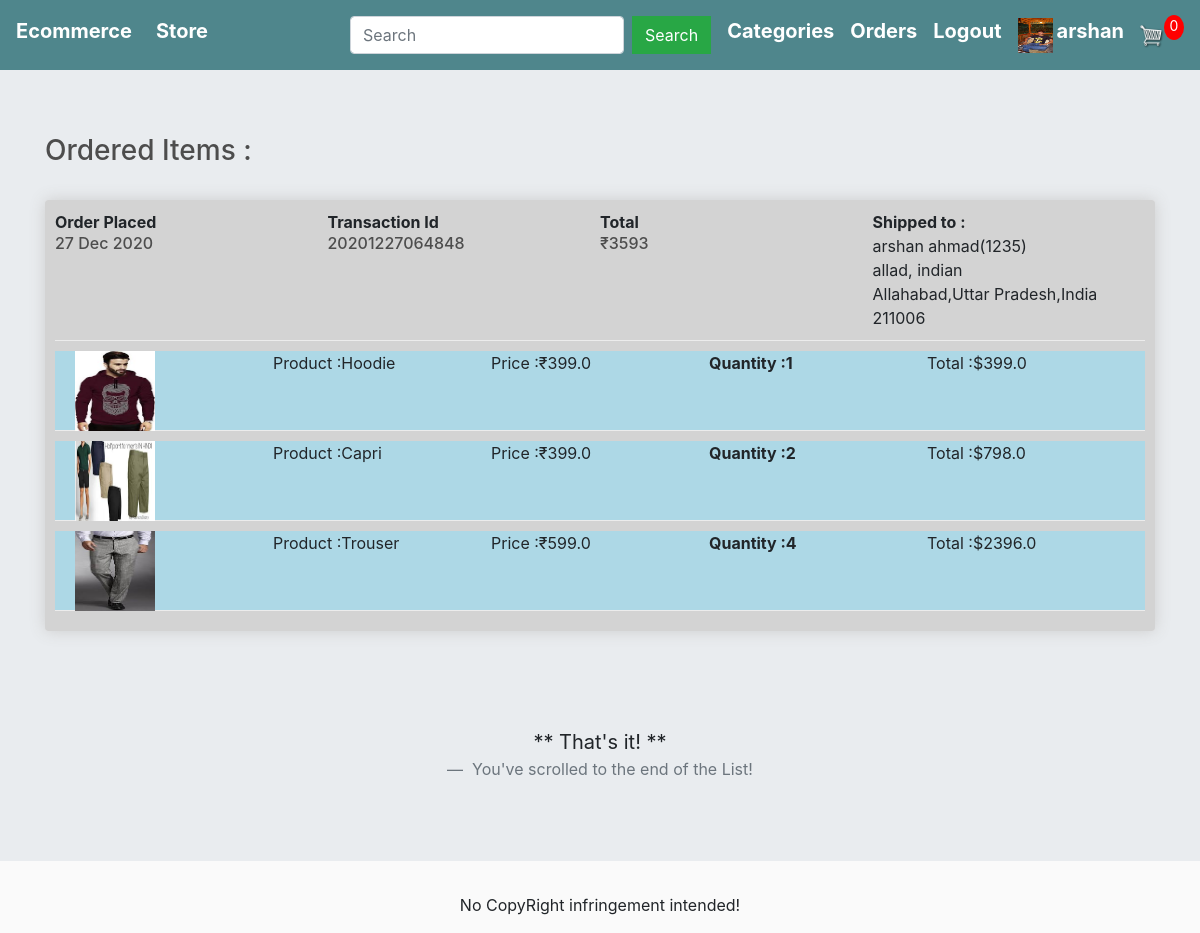
The page /order_details/ (signed in) on the database its author committed.
### accounts/models.py (models this page shows, shortened)
class Profile(models.Model):
    user = models.OneToOneField(User,on_delete=models.CASCADE)
    dob = models.DateField(null=True,blank=True)
    photo = models.ImageField(null=True,blank=True)

### store/models.py (models this page shows, shortened)
class FullOrder(models.Model):
    user = models.ForeignKey(User,on_delete=models.CASCADE,null=True)
    recepient_fullname = models.CharField(max_length=100, null=True, blank=False)
    phone_no = models.IntegerField(null=True, blank=False)
    address_line1 = models.CharField(max_length=200, null=True, blank=False)
    address_line2 = models.CharField(max_length=100, null=True, blank=True)
    city = models.CharField(max_length=200, null=True,blank=False)
    state = models.CharField(max_length=200, null=True,blank=False)
    country = models.CharField(max_length=100, null=True, blank=False)
    zipcode = models.CharField(max_length=200, null=True,blank=False)
    amount = models.IntegerField(null=True,blank=True)
    transaction_id = models.CharField(max_length=100,null=True,blank=False)
    date_ordered = models.DateTimeField(auto_now_add=True,null=True,blank=True)

class Purchased_item(models.Model):
    user = models.ForeignKey(User,on_delete=models.CASCADE,null=True)
    order = models.ForeignKey(FullOrder,on_delete=models.CASCADE,null=True)
    quantity = models.IntegerField(default=0, blank=True, null=True)
    name = models.CharField(max_length=100, blank=False, name=False)
    price = models.FloatField(blank=False, null=True)
    image = models.ImageField(null=True, blank=True)
    description = models.TextField(null=True, blank=True)
    @property
    def get_imageURL(self):
        try:
            url = self.image.url
        except:
            url = ''
        return url
    @property
    def get_total(self):
        total = self.price * self.quantity
        return total

### store/views.py (the view)
# urls.py: path('order_details/',views.order_details,name='order_details'),
def order_details(request):
    if not request.user.is_authenticated:
        return HttpResponseRedirect(reverse('user_login'))
    total_item_cart = 0
    if request.user.is_authenticated:
        items = OrderItem.objects.filter(user=request.user)
        for item in items:
            total_item_cart += item.quantity
    orders = FullOrder.objects.filter(user=request.user).order_by('-date_ordered')
    ordered = []
    for order in orders:
        tt = []
        items = Purchased_item.objects.filter(order=order)
        for item in items:
            tt.append(item)
        ordered.append({'order': order, 'items': tt})
    product_categories = ProductCategories.objects.all()
    context = {
        'product_categories': product_categories,
        'ordered': ordered,
        'total_item_cart': total_item_cart,
    }
    return render(request,'store/order_details.html',context)

### store/templates/store/order_details.html
{% extends 'store/main.html' %}
{% block content %}
    <h3>Ordered Items : </h3>
    <br>
    <div>
        {% if request.user.is_authenticated %}
            {% for order in ordered %}
                <div class="box-element" style="background-color: lightgray" ">
                        <div class="cart-row">
                            <div style="flex:1">
                                <strong>Order Placed</strong>
                                <h6>{{ order.order.date_ordered | date:"d M Y"}} </h6>
                            </div>
                            <div style="flex:1">
                                <strong>Transaction Id</strong>
                                <h6>{{order.order.transaction_id}}</h6>
                            </div>
                            <div style="flex:1">
                                <strong>Total</strong>
                                <h6>&#8377;{{order.order.amount}}</h6>
                            </div>
                            <div style="flex:1">
                                <strong>Shipped to :</strong>
                                <div>{{order.order.recepient_fullname}}({{order.order.phone_no}})</div>
                                <div>{{order.order.address_line1}}, {{order.order.address_line2}}</div>
                                <div>{{order.order.city}},{{order.order.state}},{{order.order.country}}</div>
                                <div>{{order.order.zipcode}}</div>
                            </div>
                        </div>
                    {% for item in order.items %}
                        <div class="cart-row" style="background-color: lightblue;height: 80px">
                            <div style="flex:1"><img style="width: 80px; height: 80px;margin-left: 20px" class="row-image" src="{{item.get_imageURL}}"></div>
                            <div style="flex:1"><p>Product :{{item.name}}</p></div>
                            <div style="flex:1"><p>Price :&#8377;{{item.price}}</p></div>
                            <div style="flex:1">
                                <p class="quantity">Quantity :{{item.quantity}}</p>
                            </div>
                            <div style="flex:1"><p>Total :${{item.get_total}}</p></div>
                        </div>
                    {% endfor %}
                </div>
                <br>
            {% endfor %}
            <br>
        {% endif %}
    </div>
    <br><br>
    <blockquote class="blockquote text-center">
        <p class="mb-0">** That's it! **</p>
        <footer class="blockquote-footer"> You've scrolled to the end of the List!</footer>
    </blockquote>
{% endblock %}

### store/templates/store/main.html (shortened to what this page needs)
<!DOCTYPE html>
{% load static %}
<html>
<head>
	<link rel="stylesheet" href="https://stackpath.bootstrapcdn.com/bootstrap/4.4.1/css/bootstrap.min.css">
	<link rel="stylesheet" href="https://maxcdn.bootstrapcdn.com/bootstrap/4.0.0/css/bootstrap.min.css">
	<link rel="stylesheet" href="https://cdnjs.cloudflare.com/ajax/libs/font-awesome/5.14.0/css/all.min.css" />
	<link rel="stylesheet" type="text/css" href="{% static 'store/css/main.css' %}">
</head>
<body>
	<nav class="navbar navbar-expand-lg navbar-dark bg-dark">
	  <h5><strong><a class="navbar-brand" href="{% url 'store' %}" style="color: white">Ecommerce</a></strong></h5>
	  <div class="collapse navbar-collapse" id="navbarSupportedContent">
	    <ul class="navbar-nav mr-auto">
	      <li class="nav-item active">
	        <h5><strong><a class="nav-link" href="{% url 'store' %}" style="color: white">Store <span class="sr-only">(current)</span></a></strong></h5>
	      </li>
	    </ul>
	    <div class="form-inline my-2 my-lg-0">
	    	<form method="get" action="{% url 'search' %}" class="form-inline my-2 my-lg-0">
					<input type="search" name="search" aria-label="Search" placeholder="Search" class="form-control mr-sm-2">
					<button class="btn btn-success my-2 mr-sm-3" type="submit">Search</button>
			</form>
			<div class="dropdown mr-sm-3">
					  <h5><strong><a style="color: white">Categories</a></strong></h5>
			</div>
	    	{% if request.user.is_authenticated %}
	     		<h5 class="mr-sm-3"><strong><a href="{% url 'order_details' %}" style="color: white">Orders</a></strong></h5>
	     		<h5 class="mr-sm-3"><strong><a href="{% url 'user_logout' %}" style="color: white">Logout</a></strong></h5>
	     		{% if request.user.profile.photo %}
					<a href="{% url 'profilepage' username=user.username %}"><img class="mr-sm-1" src="{{ request.user.profile.photo.url }}" width="35" height="35"></a>
				{% else %}
					<a href="{% url 'profilepage' username=user.username %}"><img class="mr-sm-1" src="/static/images/default.png" width="35" , height="35"></a>
				{% endif %}
		    	<h5><strong><a href="{% url 'profilepage' username=request.user.username %}" style="color: white">{{request.user.username}}</a></strong></h5>
	     	{% else %}
	     		<h5 class="mr-sm-3"><strong><a href="{% url 'user_login' %}" style="color: white">Login</a></strong></h5>
	     		<div>
		     		<h5 class="mr-sm-3"><strong><a href="{% url 'register' %}" style="color: white">SignUp</a></strong></h5>
	     		</div>
	     	{% endif %}
	     	<a href="{% url 'cart' %}">
	    		<img  id="cart-icon" src="{% static 'images/cart.png' %}">
	    	</a>
	    	<p id="cart-total">{{total_item_cart}}</p>
	    </div>
	  </div>
	</nav>
	<div class="jumbotron jumbotron-fluid">
		<div class="container container-fluid">
			{% block content %}
			{% endblock %}
		</div>
	</div>
	<footer class="footer">
		<p style="text-align: center;">No CopyRight infringement intended!</p>
	</footer>
</body>
</html>

### static/store/css/main.css (style rules this page uses)
body { background-color: hsl(0, 0%, 98%); }
h1,h2,h3,h4,h5,h6 { color:hsl(0, 0%, 30%); }
.box-element { box-shadow:hsl(0, 0%, 80%) 0 0 16px; background-color: #fff; border-radius: 4px; padding: 10px; }
.bg-dark { background-color: #4f868c!important; }
#cart-icon { width:25px; display: inline-block; margin-left: 15px; }
#cart-total { display: block; text-align: center; color:#fff; background-color: red; width: 20px; height: 25px; border-radius: 50%; font-size: 14px; }
.btn { border-radius: 0; }
.row-image { width: 100px; }
.cart-row { display: flex; align-items: flex-stretch; padding-bottom: 10px; margin-bottom: 10px; border-bottom: 1px solid #ececec; }
.quantity { display: inline-block; font-weight: 700; padding-right:10px; }

### store/templates/store/main.html (style rules this page uses)
.dropdown { position: relative; display: inline-block; }

### rows shown on the page
FullOrder: order.date_ordered "27 Dec 2020", order.transaction_id "20201227064848", order.amount "3593", order.recepient_fullname "arshan ahmad", order.phone_no "1235", order.address_line1 "allad", order.address_line2 "indian", order.city "Allahabad", order.state "Uttar Pradesh", order.country "India", order.zipcode "211006"
Purchased_item: get_imageURL (picture), name "Hoodie", price "399.0", quantity "1", get_total "399.0"
Purchased_item: get_imageURL (picture), name "Capri", price "399.0", quantity "2", get_total "798.0"
Purchased_item: get_imageURL (picture), name "Trouser", price "599.0", quantity "4", get_total "2396.0"

### other values the page prints
{{ request.user.username }} "arshan"
{{ total_item_cart }} "0"
